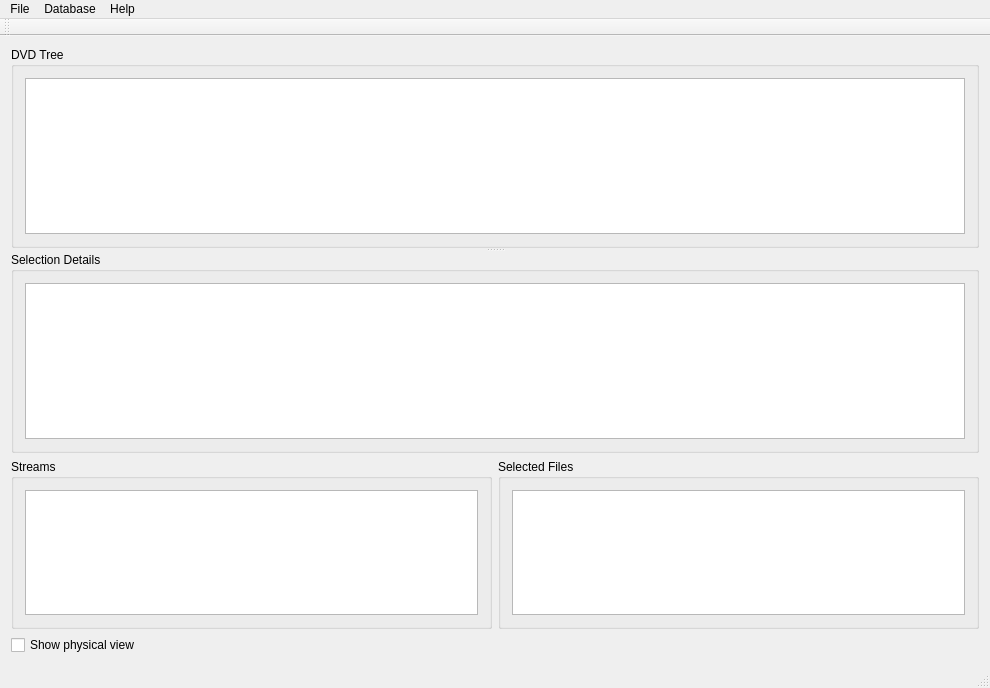
<?xml version="1.0" encoding="UTF-8"?>
<ui version="4.0">
 <class>dvdexplorerdlg</class>
 <widget class="QMainWindow" name="dvdexplorerdlg">
  <property name="geometry">
   <rect>
    <x>0</x>
    <y>0</y>
    <width>990</width>
    <height>688</height>
   </rect>
  </property>
  <property name="windowTitle">
   <string>libDVDetect Explorer</string>
  </property>
  <property name="locale">
   <locale language="English" country="UnitedKingdom"/>
  </property>
  <widget class="QWidget" name="centralWidget">
   <layout class="QVBoxLayout" name="verticalLayout">
    <item>
     <widget class="QSplitter" name="splitter">
      <property name="orientation">
       <enum>Qt::Vertical</enum>
      </property>
      <widget class="QGroupBox" name="groupBox_1">
       <property name="title">
        <string>DVD Tree</string>
       </property>
       <layout class="QGridLayout" name="gridLayout_2">
        <item row="0" column="0">
         <widget class="QTreeView" name="treeViewDvd">
          <property name="contextMenuPolicy">
           <enum>Qt::CustomContextMenu</enum>
          </property>
          <property name="statusTip">
           <string>View DVD structure. </string>
          </property>
          <property name="editTriggers">
           <set>QAbstractItemView::AllEditTriggers</set>
          </property>
          <property name="alternatingRowColors">
           <bool>true</bool>
          </property>
          <property name="selectionMode">
           <enum>QAbstractItemView::SingleSelection</enum>
          </property>
          <property name="animated">
           <bool>true</bool>
          </property>
          <attribute name="headerVisible">
           <bool>true</bool>
          </attribute>
          <attribute name="headerStretchLastSection">
           <bool>true</bool>
          </attribute>
         </widget>
        </item>
       </layout>
      </widget>
      <widget class="QGroupBox" name="groupBox_7">
       <property name="title">
        <string>Selection Details</string>
       </property>
       <layout class="QGridLayout" name="gridLayout_3">
        <item row="0" column="0">
         <widget class="QTreeView" name="treeViewDetails">
          <property name="statusTip">
           <string>Show details about selected title, chapter, cell etc.</string>
          </property>
          <property name="editTriggers">
           <set>QAbstractItemView::NoEditTriggers</set>
          </property>
          <property name="alternatingRowColors">
           <bool>true</bool>
          </property>
          <property name="selectionMode">
           <enum>QAbstractItemView::NoSelection</enum>
          </property>
          <property name="indentation">
           <number>0</number>
          </property>
          <property name="animated">
           <bool>true</bool>
          </property>
          <attribute name="headerVisible">
           <bool>false</bool>
          </attribute>
          <attribute name="headerStretchLastSection">
           <bool>true</bool>
          </attribute>
         </widget>
        </item>
       </layout>
      </widget>
     </widget>
    </item>
    <item>
     <layout class="QHBoxLayout" name="horizontalLayout">
      <item>
       <widget class="QGroupBox" name="groupBox_6">
        <property name="title">
         <string>Streams</string>
        </property>
        <layout class="QGridLayout" name="gridLayout">
         <item row="0" column="0">
          <widget class="QTreeView" name="treeViewStreams">
           <property name="statusTip">
            <string>View DVD audio, video and subtitle streams.</string>
           </property>
           <property name="editTriggers">
            <set>QAbstractItemView::NoEditTriggers</set>
           </property>
           <property name="alternatingRowColors">
            <bool>true</bool>
           </property>
           <property name="selectionMode">
            <enum>QAbstractItemView::MultiSelection</enum>
           </property>
           <property name="indentation">
            <number>0</number>
           </property>
           <property name="animated">
            <bool>true</bool>
           </property>
           <attribute name="headerVisible">
            <bool>false</bool>
           </attribute>
          </widget>
         </item>
        </layout>
       </widget>
      </item>
      <item>
       <widget class="QGroupBox" name="groupBox_8">
        <property name="title">
         <string>Selected Files</string>
        </property>
        <layout class="QGridLayout" name="gridLayout_4">
         <item row="0" column="0">
          <widget class="QTreeView" name="treeViewFiles">
           <property name="statusTip">
            <string>List files in current selection.</string>
           </property>
           <property name="editTriggers">
            <set>QAbstractItemView::NoEditTriggers</set>
           </property>
           <property name="alternatingRowColors">
            <bool>true</bool>
           </property>
           <property name="selectionMode">
            <enum>QAbstractItemView::NoSelection</enum>
           </property>
           <property name="indentation">
            <number>0</number>
           </property>
           <property name="animated">
            <bool>true</bool>
           </property>
           <attribute name="headerVisible">
            <bool>false</bool>
           </attribute>
          </widget>
         </item>
        </layout>
       </widget>
      </item>
     </layout>
    </item>
    <item>
     <widget class="QCheckBox" name="checkBoxPhysicalView">
      <property name="statusTip">
       <string>Switch between physical and virtual view.</string>
      </property>
      <property name="text">
       <string>Show physical view</string>
      </property>
     </widget>
    </item>
   </layout>
  </widget>
  <widget class="QMenuBar" name="menuBar">
   <property name="geometry">
    <rect>
     <x>0</x>
     <y>0</y>
     <width>990</width>
     <height>21</height>
    </rect>
   </property>
   <widget class="QMenu" name="menuFile">
    <property name="title">
     <string>File</string>
    </property>
    <addaction name="actionOpen"/>
    <addaction name="actionOpenFromWeb"/>
    <addaction name="actionExportXml"/>
    <addaction name="actionImportXml"/>
    <addaction name="separator"/>
    <addaction name="actionOptions"/>
    <addaction name="separator"/>
    <addaction name="actionExit"/>
   </widget>
   <widget class="QMenu" name="menuDatabase">
    <property name="title">
     <string>Database</string>
    </property>
    <addaction name="actionQueryDvd"/>
    <addaction name="actionFindDvd"/>
    <addaction name="actionSubmitDvd"/>
    <addaction name="separator"/>
    <addaction name="actionEditDetails"/>
   </widget>
   <widget class="QMenu" name="menuHelp">
    <property name="title">
     <string>Help</string>
    </property>
    <addaction name="actionAbout"/>
   </widget>
   <addaction name="menuFile"/>
   <addaction name="menuDatabase"/>
   <addaction name="menuHelp"/>
  </widget>
  <widget class="QToolBar" name="mainToolBar">
   <attribute name="toolBarArea">
    <enum>TopToolBarArea</enum>
   </attribute>
   <attribute name="toolBarBreak">
    <bool>false</bool>
   </attribute>
  </widget>
  <widget class="QStatusBar" name="statusBar"/>
  <action name="actionOpen">
   <property name="text">
    <string>&amp;Open DVD</string>
   </property>
   <property name="statusTip">
    <string>Open DVD from drive or disk.</string>
   </property>
   <property name="shortcut">
    <string>Ctrl+O</string>
   </property>
  </action>
  <action name="actionExit">
   <property name="text">
    <string>E&amp;xit</string>
   </property>
   <property name="statusTip">
    <string>Exit example application.</string>
   </property>
   <property name="shortcut">
    <string>Ctrl+X</string>
   </property>
  </action>
  <action name="actionQueryDvd">
   <property name="enabled">
    <bool>false</bool>
   </property>
   <property name="text">
    <string>&amp;Query DVD</string>
   </property>
   <property name="statusTip">
    <string>Query DVD from libdvdetect database.</string>
   </property>
   <property name="shortcut">
    <string>Ctrl+Q</string>
   </property>
  </action>
  <action name="actionFindDvd">
   <property name="enabled">
    <bool>true</bool>
   </property>
   <property name="text">
    <string>&amp;Find DVD</string>
   </property>
   <property name="statusTip">
    <string>Search DVD in libdvdetect database.</string>
   </property>
   <property name="shortcut">
    <string>Ctrl+F</string>
   </property>
  </action>
  <action name="actionSubmitDvd">
   <property name="enabled">
    <bool>false</bool>
   </property>
   <property name="text">
    <string>S&amp;ubmit DVD</string>
   </property>
   <property name="statusTip">
    <string>Submit DVD to libdvdetect database.</string>
   </property>
   <property name="shortcut">
    <string>Ctrl+S</string>
   </property>
  </action>
  <action name="actionAbout">
   <property name="text">
    <string>About</string>
   </property>
   <property name="statusTip">
    <string>About this application.</string>
   </property>
  </action>
  <action name="actionEditDetails">
   <property name="enabled">
    <bool>false</bool>
   </property>
   <property name="text">
    <string>&amp;Edit/View Details</string>
   </property>
   <property name="shortcut">
    <string>Ctrl+E</string>
   </property>
  </action>
  <action name="actionOptions">
   <property name="text">
    <string>Options</string>
   </property>
  </action>
  <action name="actionExportXml">
   <property name="text">
    <string>Export XML</string>
   </property>
   <property name="shortcut">
    <string>Alt+E</string>
   </property>
  </action>
  <action name="actionImportXml">
   <property name="text">
    <string>Import XML</string>
   </property>
   <property name="shortcut">
    <string>Alt+I</string>
   </property>
  </action>
  <action name="actionOpenFromWeb">
   <property name="text">
    <string>Open from &amp;Web</string>
   </property>
   <property name="shortcut">
    <string>Ctrl+W</string>
   </property>
  </action>
 </widget>
 <layoutdefault spacing="6" margin="11"/>
 <tabstops>
  <tabstop>treeViewDvd</tabstop>
  <tabstop>treeViewDetails</tabstop>
  <tabstop>treeViewStreams</tabstop>
  <tabstop>treeViewFiles</tabstop>
 </tabstops>
 <resources/>
 <connections/>
</ui>
